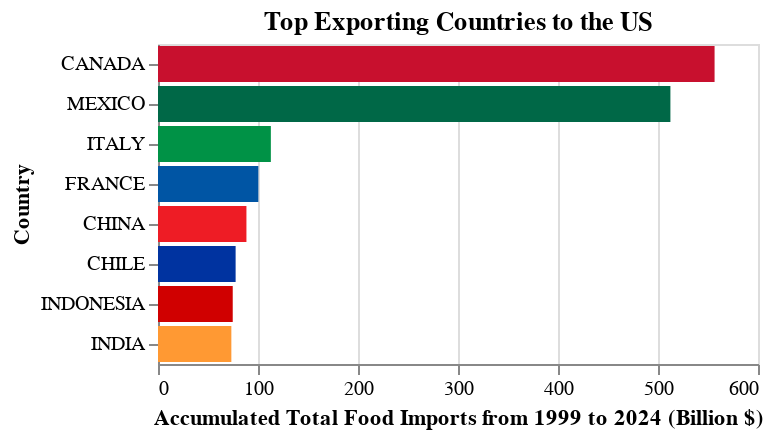

Notebook code cell kept with this figure:
### Code cell
df_country_totals = (
    df_clean_b
    .group_by("Country")
    .agg(pl.sum("FoodValue_B").alias("TotalImports_B"))
    .sort("TotalImports_B", descending=True)
)

df_top8 = df_country_totals.head(8)

custom_colors = {
    "MEXICO": "#006847",
    "CANADA": "#C8102E",
    "CHINA": "#EE1C25",
    "INDIA": "#FF9933",
    "FRANCE": "#0055A4",
    "ITALY": "#009246",
    "CHILE": "#0033A0",
    "INDONESIA": "#D00000",
}

chart_top_exporting_countries = (
    alt.Chart(df_top8)
    .mark_bar()
    .encode(
        x=alt.X("TotalImports_B:Q", title="Accumulated Total Food Imports from 1999 to 2024 (Billion $)"),
        y=alt.Y("Country:N", sort='-x', title="Country"),
        color=alt.Color(
            "Country:N",
            scale=alt.Scale(
                domain=list(custom_colors.keys()),
                range=list(custom_colors.values())
            ),
            legend=None
        )
    )
    .properties(
        title=f"Top Exporting Countries to the US"
    )
)

chart_top_exporting_countries

### Figure 1 — Vega-Lite specification as saved in the notebook (floating-point values rounded to 4 significant figures)
{"config": {"view": {"continuousWidth": 300, "continuousHeight": 300}}, "data": {"name": "data-8b835a1b5d3e136e99903583ebabba94"}, "mark": {"type": "bar"}, "encoding": {"color": {"field": "Country", "legend": null, "scale": {"domain": ["MEXICO", "CANADA", "CHINA", "INDIA", "FRANCE", "ITALY", "CHILE", "INDONESIA"], "range": ["#006847", "#C8102E", "#EE1C25", "#FF9933", "#0055A4", "#009246", "#0033A0", "#D00000"]}, "type": "nominal"}, "x": {"field": "TotalImports_B", "title": "Accumulated Total Food Imports from 1999 to 2024 (Billion $)", "type": "quantitative"}, "y": {"field": "Country", "sort": "-x", "title": "Country", "type": "nominal"}}, "title": "Top Exporting Countries to the US", "$schema": "https://vega.github.io/schema/vega-lite/v5.20.1.json", "datasets": {"data-8b835a1b5d3e136e99903583ebabba94": [{"Country": "CANADA", "TotalImports_B": 556.6}, {"Country": "MEXICO", "TotalImports_B": 512.4}, {"Country": "ITALY", "TotalImports_B": 112.9}, {"Country": "FRANCE", "TotalImports_B": 100.4}, {"Country": "CHINA", "TotalImports_B": 88.44}, {"Country": "CHILE", "TotalImports_B": 77.62}, {"Country": "INDONESIA", "TotalImports_B": 74.73}, {"Country": "INDIA", "TotalImports_B": 73.35}]}}
